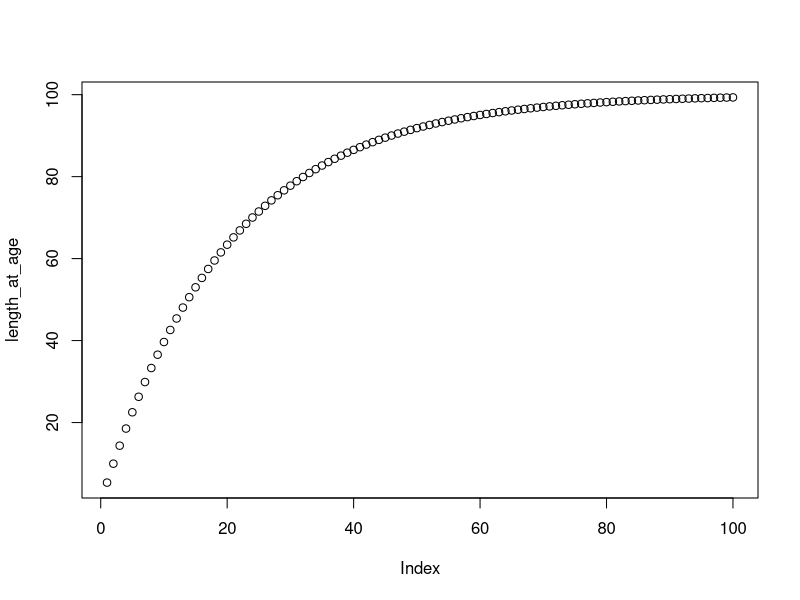
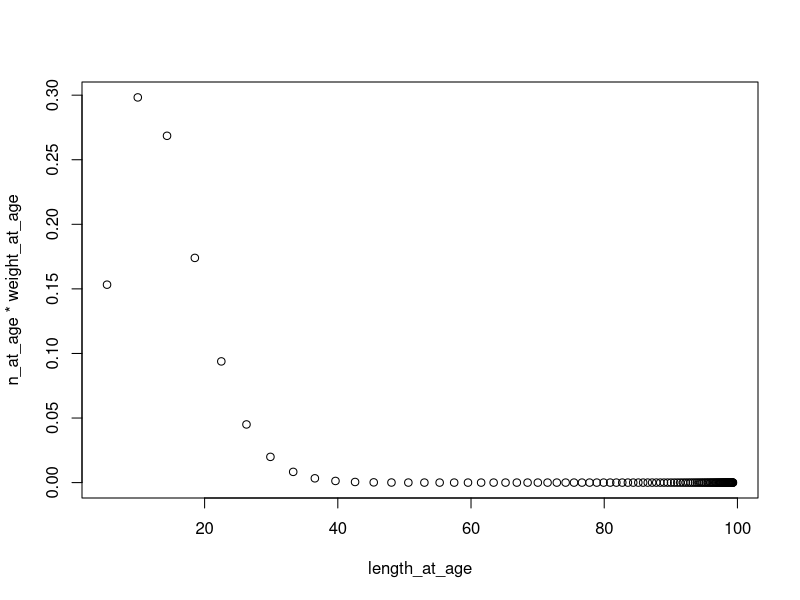
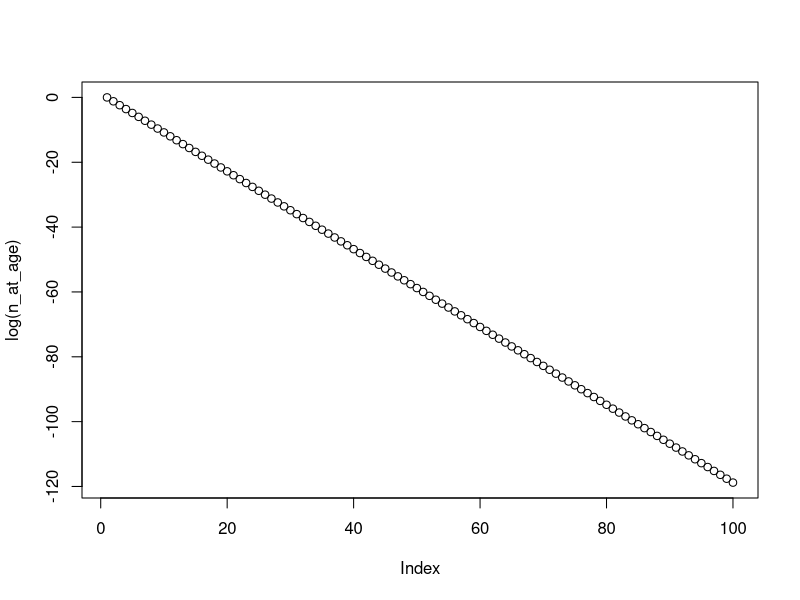
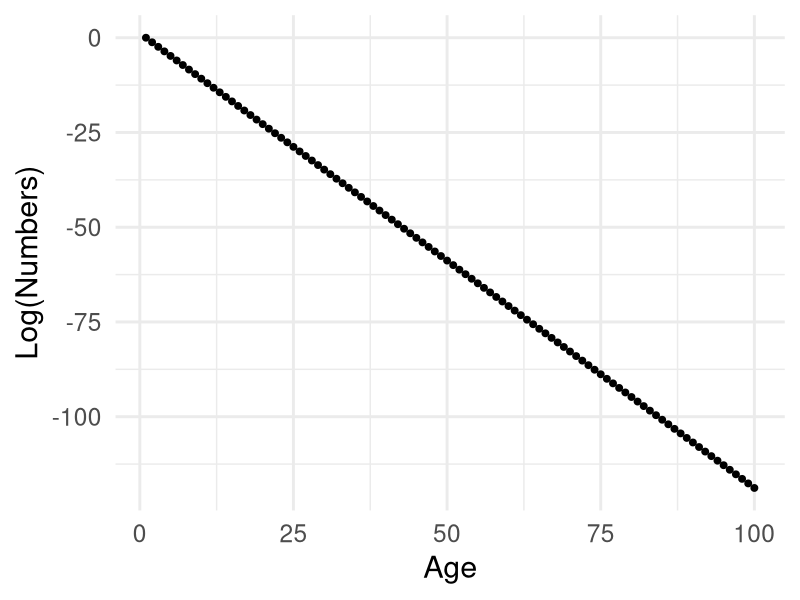
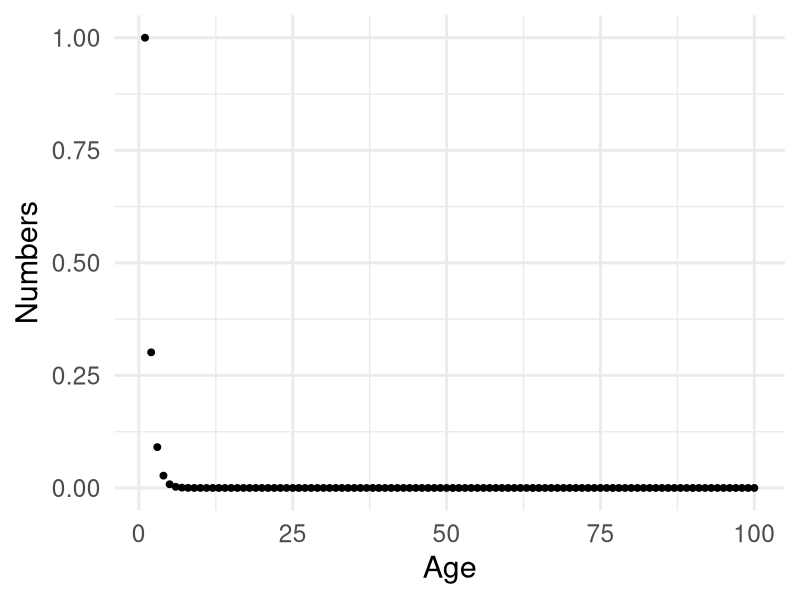

These figures' R source, in order:
## ---- chunk 1
knitr::opts_chunk$set(echo = TRUE)
## ---- chunk 2
library(tidyverse)
theme_pres = theme_minimal(base_size = 22)


linf = 100

k = 0.05

m = 1.2

t0 = -.1

wa = 1e-3

wb = 3

lmat = 0.6 * linf

ages = 1:100

length_at_age <- linf * (1 - exp(-k * (ages - t0)))

weight_at_age <- wa * length_at_age ^ wb

plot(length_at_age)

n_at_age = 1 * exp(-m * (ages - 1))

plot(length_at_age,n_at_age * weight_at_age)

plot(log(n_at_age))

cc <- data_frame(age = ages, length = length_at_age,
                 weight = weight_at_age,
                 n = n_at_age,
                 b = n_at_age * weight_at_age)


cc %>% ggplot(aes(age, log(n))) + 
  geom_point(size = 2) + 
  theme_pres + 
  labs(x = "Age", y = "Log(Numbers)") 

cc %>% ggplot(aes(age, n)) + 
  geom_point(size = 2) + 
  theme_pres + 
  labs(x = "Age", y = "Numbers") 

lm(log(n)~ age , data = cc)

